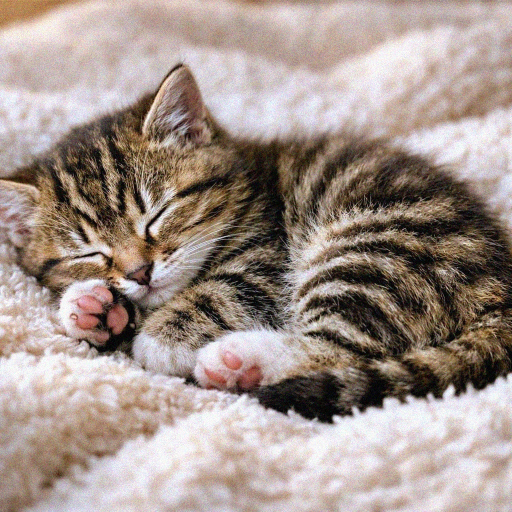
#> input picture 03_tkinter/images/cat_noise1.jpg, 1024 x 1024 px (shown at 1/2 size)
$ python '27_최종비교.py'
#> lines starting #> are read from the running program, lines starting #| are printed output that depends on the picture; after the words box and inside, x2 and y2 are one past the last pixel; in counts of white or black regions, pixels touching at a corner belong together
"""
블러(blur)

- 이미지에서의 블러는 이미지를 부드럽고 흐릿하게 만드는 작업을 처리
- 표 형태의 영역을 만들어서 이미지를 누르는 연산을 시도하며 이 영역을 커널(kernel)이라고 부른다.
- 하는 주된 이유는 노이즈(빛번짐 등) 제거, 이미지 평활화, 윤곽선 정리
- 평균 블러, 가우시안 블러, 미디언 블러 등이 존재
"""

import numpy as np
import cv2

# 이미지 읽기 (노이즈가 있는 이미지 선택)
noise = cv2.imread("../03_tkinter/images/cat_noise1.jpg")
#> noise is the input picture: shape (1024, 1024, 3); mean B, G, R 139.9, 147.4, 162.8

# 노이즈 제거 (평균 블러)
gaussian = cv2.GaussianBlur(noise, (5, 5), 0)
median = cv2.medianBlur(noise, 5)
average = cv2.blur(noise, (5, 5))

# [6 lines of commented-out code are left out]
mask_noise = (
    (noise[:,:,0] >= 200) &     # 블루채널 200 이상
    (noise[:,:,1] >= 200) &     # 그린채널 200 이상
    (noise[:,:,2] >= 200)       # 레드채널 200 이상
)
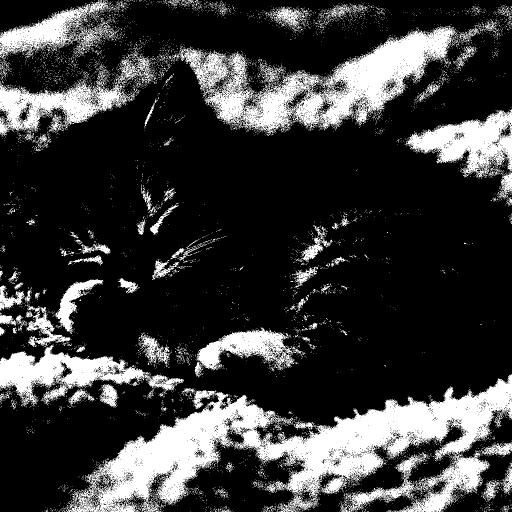
#> mask_noise: shape (1024, 1024) bool (shown at 1/2 size); 22.8% white; 6968 white regions (6819 under 20 px), largest, box (x1, y1, x2, y2) and area: (136, 748, 1024, 1024) 82083, (352, 51, 917, 272) 41712, (0, 689, 368, 814) 16331
mask_gaussian = (
    (gaussian[:,:,0] >= 200) &     # 블루채널 200 이상
    (gaussian[:,:,1] >= 200) &     # 그린채널 200 이상
    (gaussian[:,:,2] >= 200)       # 레드채널 200 이상
)
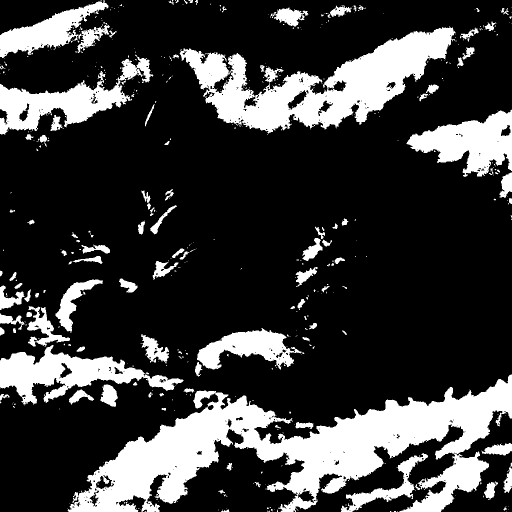
#> mask_gaussian: shape (1024, 1024) bool (shown at 1/2 size); 23.2% white; 492 white regions (378 under 20 px), largest, box (x1, y1, x2, y2) and area: (135, 749, 1024, 1024) 95961, (359, 54, 911, 267) 46474, (0, 690, 367, 810) 17119
mask_median = (
    (median[:,:,0] >= 200) &     # 블루채널 200 이상
    (median[:,:,1] >= 200) &     # 그린채널 200 이상
    (median[:,:,2] >= 200)       # 레드채널 200 이상
)
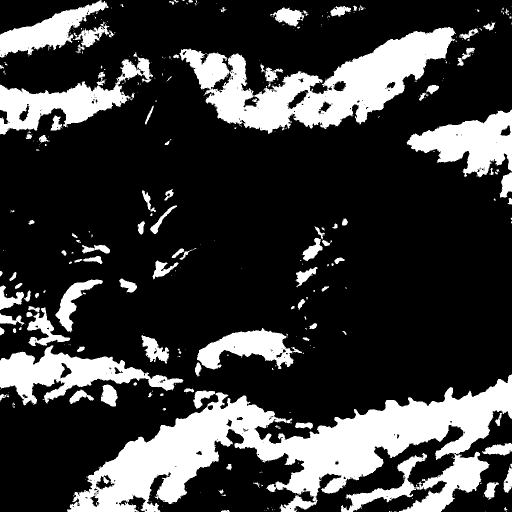
#> mask_median: shape (1024, 1024) bool (shown at 1/2 size); 23.2% white; 474 white regions (355 under 20 px), largest, box (x1, y1, x2, y2) and area: (134, 749, 1024, 1024) 87280, (358, 54, 912, 268) 46619, (0, 691, 367, 811) 17193
mask_average = (
    (average[:,:,0] >= 200) &     # 블루채널 200 이상
    (average[:,:,1] >= 200) &     # 그린채널 200 이상
    (average[:,:,2] >= 200)       # 레드채널 200 이상
)
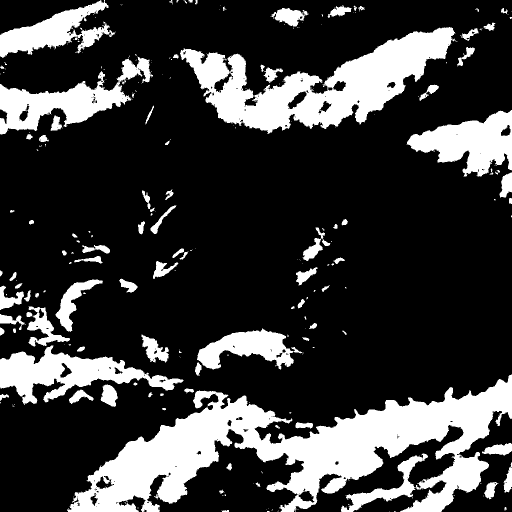
#> mask_average: shape (1024, 1024) bool (shown at 1/2 size); 23.3% white; 318 white regions (220 under 20 px), largest, box (x1, y1, x2, y2) and area: (134, 749, 1024, 1024) 101160, (360, 54, 910, 268) 47119, (0, 691, 367, 810) 17259
# print(noise[mask].size)    # RGB까지 카운트
print("noise", len(noise[mask_noise]))    # 채널 빼고 픽셀만 카운트
#| noise 239516
print("gaussian", len(gaussian[mask_gaussian]))
#| gaussian 243411
print("median", len(median[mask_median]))
#| median 243299
print("average", len(average[mask_average]))
#| average 244674

# 크기 조절 후 병합
r1 = cv2.resize(noise, (300, 300))
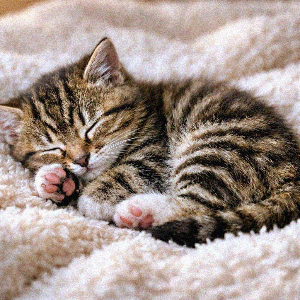
#> r1: shape (300, 300, 3); mean B, G, R 139.9, 147.3, 162.7
r2 = cv2.resize(gaussian, (300, 300))
r3 = cv2.resize(median, (300, 300))
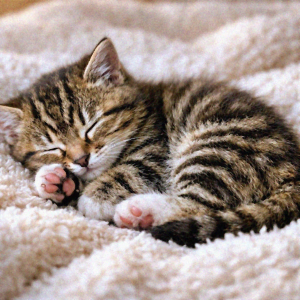
#> r3: shape (300, 300, 3); mean B, G, R 139.6, 147, 162.5
r4 = cv2.resize(average, (300, 300))
result = np.hstack((r1, r2, r3, r4))
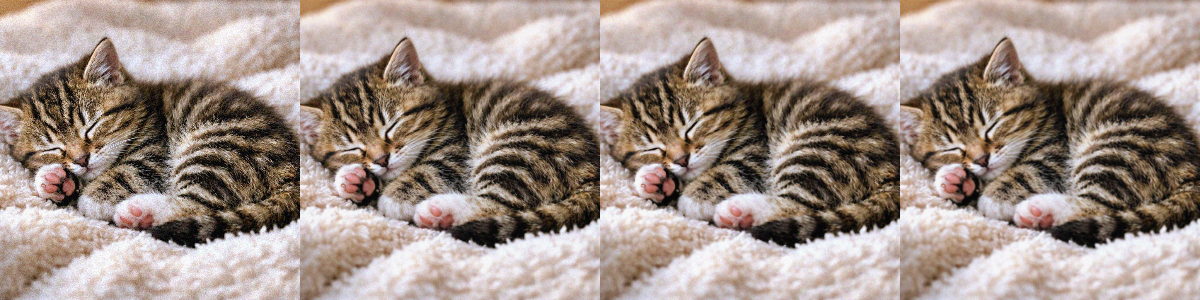
#> result: shape (300, 1200, 3); mean B, G, R 139.7, 147.2, 162.6

# 결과 확인
# cv2.imshow("result", result)
cv2.waitKey(0)
cv2.destroyAllWindows()

$ run again, with 03_tkinter/images/plus1.jpg copied over 03_tkinter/images/cat_noise1.jpg
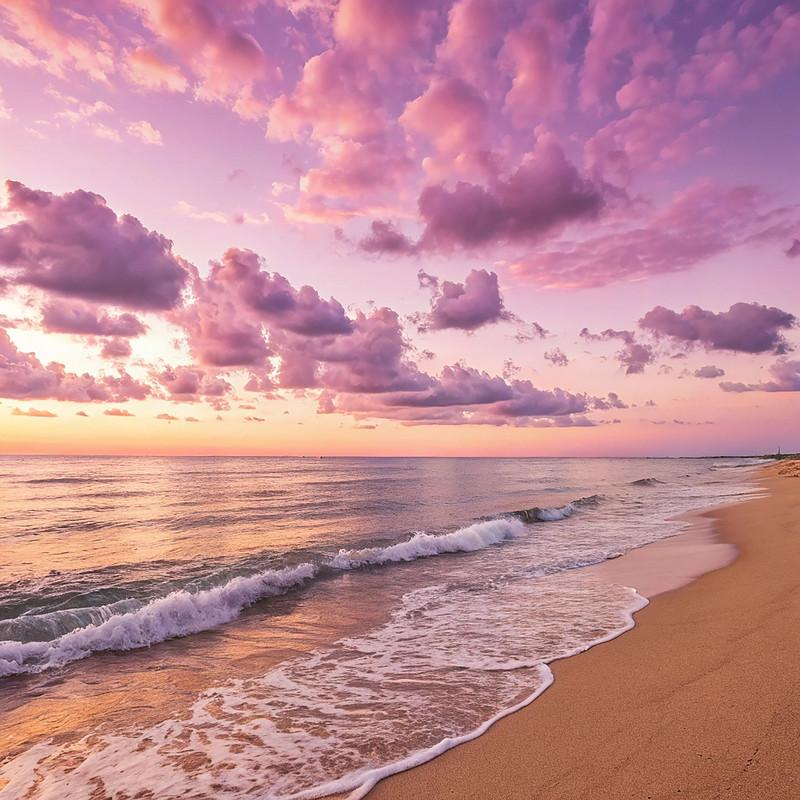
#> input picture 03_tkinter/images/plus1.jpg, 800 x 800 px
#> noise is the input picture: shape (800, 800, 3); mean B, G, R 149.4, 139.2, 193.5
#> `mask_noise = ( (noise[:,:,0] >= 200) &`:
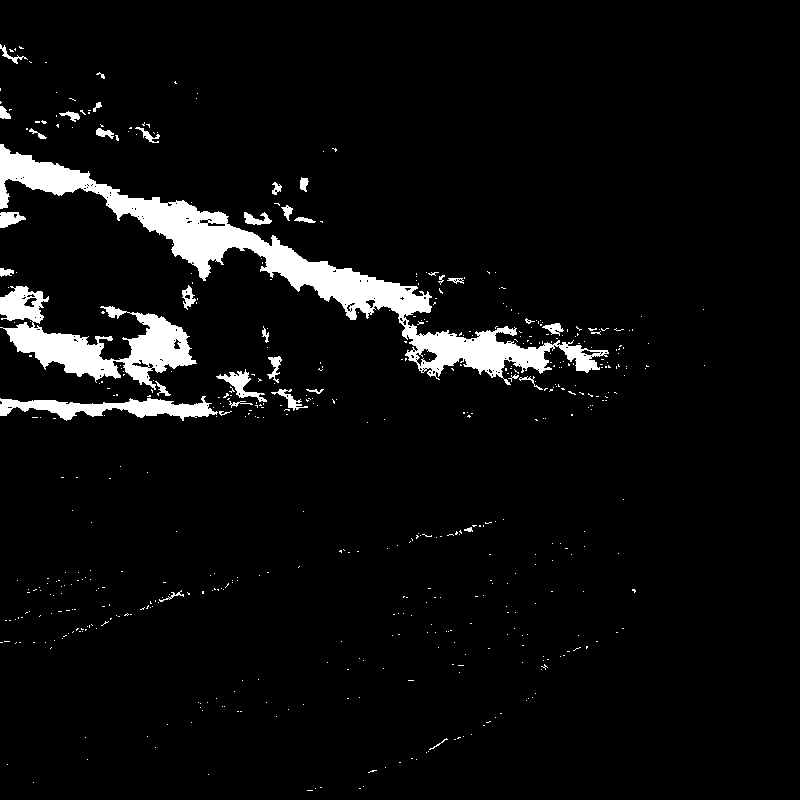
#> mask_noise: shape (800, 800) bool; 5.2% white; 540 white regions (504 under 20 px), largest, box (x1, y1, x2, y2) and area: (0, 144, 609, 385) 18394, (0, 286, 197, 390) 7462, (0, 396, 218, 421) 2547
#> mask_gaussian: shape (800, 800) bool; 4.8% white; 74 white regions (44 under 20 px), largest, box (x1, y1, x2, y2) and area: (0, 143, 608, 377) 17986, (5, 323, 121, 381) 3204, (118, 313, 196, 388) 2902
#> mask_median: shape (800, 800) bool; 4.9% white; 54 white regions (24 under 20 px), largest, box (x1, y1, x2, y2) and area: (0, 144, 607, 377) 18516, (6, 323, 120, 380) 3171, (119, 313, 196, 396) 2998
#> mask_average: shape (800, 800) bool; 4.6% white; 55 white regions (26 under 20 px), largest, box (x1, y1, x2, y2) and area: (0, 143, 602, 376) 17537, (6, 323, 121, 380) 3135, (119, 313, 196, 388) 2909
#| noise 33072
#| gaussian 30722
#| median 31408
#| average 29739
#> `result = np.hstack((r1, r2, r3, r4))`:
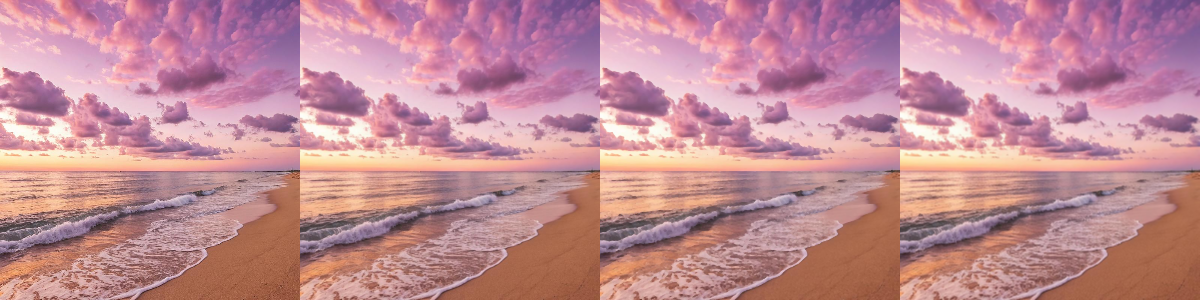
#> result: shape (300, 1200, 3); mean B, G, R 149.4, 139.2, 193.5

$ run again, with 03_tkinter/images/plus2.jpg copied over 03_tkinter/images/cat_noise1.jpg
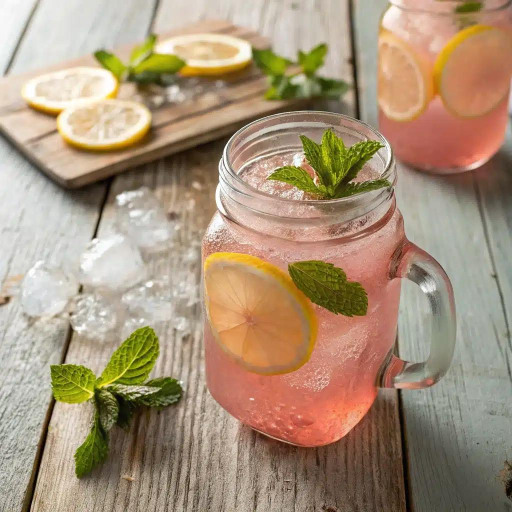
#> input picture 03_tkinter/images/plus2.jpg, 1024 x 1024 px (shown at 1/2 size)
#> noise is the input picture: shape (1024, 1024, 3); mean B, G, R 120.8, 146.1, 168.3
#> `mask_noise = ( (noise[:,:,0] >= 200) &`:
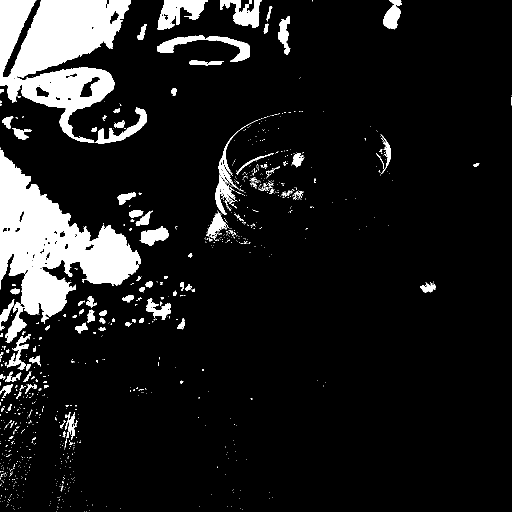
#> mask_noise: shape (1024, 1024) bool (shown at 1/2 size); 11.1% white; 1020 white regions (892 under 20 px), largest, box (x1, y1, x2, y2) and area: (0, 299, 281, 648) 41590, (0, 0, 262, 286) 40528, (315, 0, 415, 60) 3277
#> mask_gaussian: shape (1024, 1024) bool; 10.7% white; 200 white regions (104 under 20 px), largest, box (x1, y1, x2, y2) and area: (0, 301, 281, 633) 41563, (0, 0, 262, 286) 40559, (316, 0, 415, 59) 3272
#> mask_median: shape (1024, 1024) bool; 10.7% white; 146 white regions (57 under 20 px), largest, box (x1, y1, x2, y2) and area: (0, 301, 281, 645) 41793, (0, 0, 262, 286) 40659, (316, 0, 415, 59) 3286
#> mask_average: shape (1024, 1024) bool; 10.6% white; 136 white regions (53 under 20 px), largest, box (x1, y1, x2, y2) and area: (0, 301, 281, 645) 41756, (0, 0, 262, 285) 40586, (316, 0, 414, 59) 3219
#| noise 116059
#| gaussian 112281
#| median 112611
#| average 110797
#> `result = np.hstack((r1, r2, r3, r4))`:
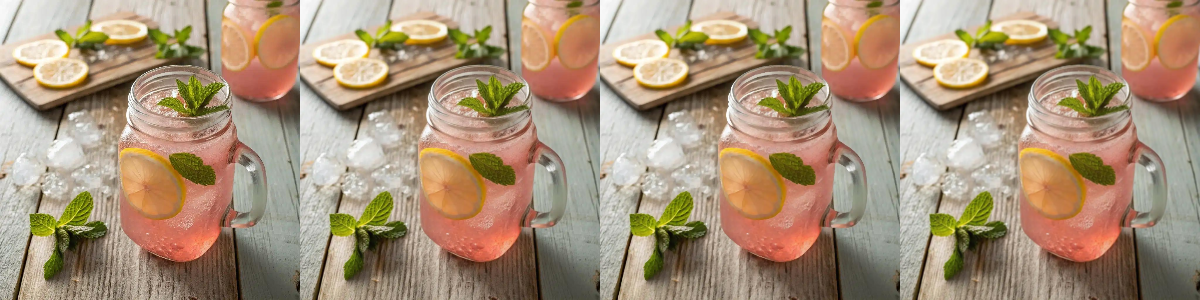
#> result: shape (300, 1200, 3); mean B, G, R 120.7, 146, 168.2
